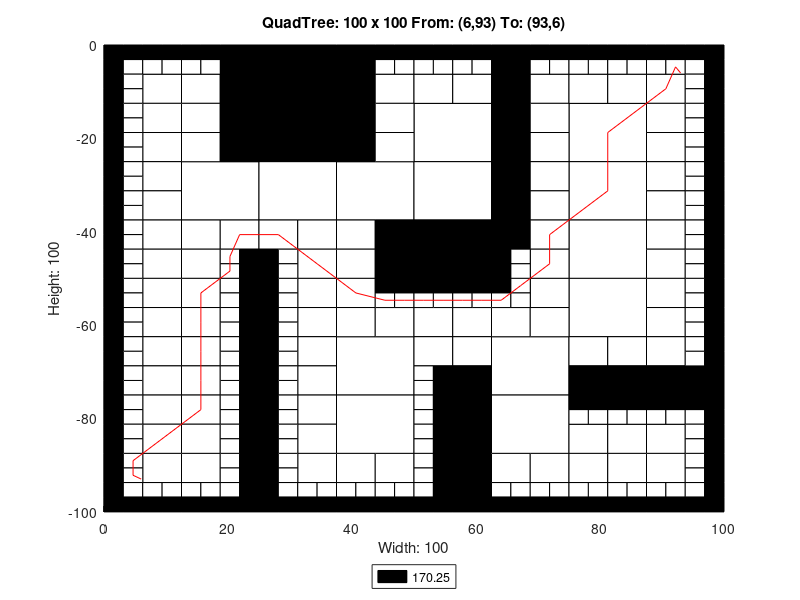

Write MATLAB code to recreate this figure.
axis([0 100 -100 0]);
title('QuadTree: 100 x 100 From: (6,93) To: (93,6)');
xlabel('Width: 100');
ylabel('Height: 100');
rectangle('Position',[25 -12.5 12.5 12.5], 'FaceColor',[0 0 0]);
rectangle('Position',[25 -25 12.5 12.5], 'FaceColor',[0 0 0]);
rectangle('Position',[12.5 -37.5 12.5 12.5], 'FaceColor',[1 1 1]);
rectangle('Position',[25 -37.5 12.5 12.5], 'FaceColor',[1 1 1]);
rectangle('Position',[37.5 -37.5 12.5 12.5], 'FaceColor',[1 1 1]);
rectangle('Position',[50 -25 12.5 12.5], 'FaceColor',[1 1 1]);
rectangle('Position',[75 -25 12.5 12.5], 'FaceColor',[1 1 1]);
rectangle('Position',[50 -37.5 12.5 12.5], 'FaceColor',[1 1 1]);
rectangle('Position',[50 -50 12.5 12.5], 'FaceColor',[0 0 0]);
rectangle('Position',[75 -37.5 12.5 12.5], 'FaceColor',[1 1 1]);
rectangle('Position',[75 -50 12.5 12.5], 'FaceColor',[1 1 1]);
rectangle('Position',[37.5 -75 12.5 12.5], 'FaceColor',[1 1 1]);
rectangle('Position',[37.5 -87.5 12.5 12.5], 'FaceColor',[1 1 1]);
rectangle('Position',[62.5 -75 12.5 12.5], 'FaceColor',[1 1 1]);
rectangle('Position',[75 -62.5 12.5 12.5], 'FaceColor',[1 1 1]);
rectangle('Position',[62.5 -87.5 12.5 12.5], 'FaceColor',[1 1 1]);
rectangle('Position',[6.25 -12.5 6.25 6.25], 'FaceColor',[1 1 1]);
rectangle('Position',[18.75 -6.25 6.25 6.25], 'FaceColor',[0 0 0]);
rectangle('Position',[12.5 -12.5 6.25 6.25], 'FaceColor',[1 1 1]);
rectangle('Position',[18.75 -12.5 6.25 6.25], 'FaceColor',[0 0 0]);
rectangle('Position',[6.25 -18.75 6.25 6.25], 'FaceColor',[1 1 1]);
rectangle('Position',[6.25 -25 6.25 6.25], 'FaceColor',[1 1 1]);
rectangle('Position',[12.5 -18.75 6.25 6.25], 'FaceColor',[1 1 1]);
rectangle('Position',[18.75 -18.75 6.25 6.25], 'FaceColor',[0 0 0]);
rectangle('Position',[12.5 -25 6.25 6.25], 'FaceColor',[1 1 1]);
rectangle('Position',[18.75 -25 6.25 6.25], 'FaceColor',[0 0 0]);
rectangle('Position',[37.5 -6.25 6.25 6.25], 'FaceColor',[0 0 0]);
rectangle('Position',[37.5 -12.5 6.25 6.25], 'FaceColor',[0 0 0]);
rectangle('Position',[43.75 -12.5 6.25 6.25], 'FaceColor',[1 1 1]);
rectangle('Position',[37.5 -18.75 6.25 6.25], 'FaceColor',[0 0 0]);
rectangle('Position',[43.75 -18.75 6.25 6.25], 'FaceColor',[1 1 1]);
rectangle('Position',[37.5 -25 6.25 6.25], 'FaceColor',[0 0 0]);
rectangle('Position',[43.75 -25 6.25 6.25], 'FaceColor',[1 1 1]);
rectangle('Position',[6.25 -31.25 6.25 6.25], 'FaceColor',[1 1 1]);
rectangle('Position',[6.25 -37.5 6.25 6.25], 'FaceColor',[1 1 1]);
rectangle('Position',[6.25 -43.75 6.25 6.25], 'FaceColor',[1 1 1]);
rectangle('Position',[6.25 -50 6.25 6.25], 'FaceColor',[1 1 1]);
rectangle('Position',[12.5 -43.75 6.25 6.25], 'FaceColor',[1 1 1]);
rectangle('Position',[18.75 -43.75 6.25 6.25], 'FaceColor',[1 1 1]);
rectangle('Position',[12.5 -50 6.25 6.25], 'FaceColor',[1 1 1]);
rectangle('Position',[25 -43.75 6.25 6.25], 'FaceColor',[1 1 1]);
rectangle('Position',[31.25 -43.75 6.25 6.25], 'FaceColor',[1 1 1]);
rectangle('Position',[31.25 -50 6.25 6.25], 'FaceColor',[1 1 1]);
rectangle('Position',[37.5 -43.75 6.25 6.25], 'FaceColor',[1 1 1]);
rectangle('Position',[43.75 -43.75 6.25 6.25], 'FaceColor',[0 0 0]);
rectangle('Position',[37.5 -50 6.25 6.25], 'FaceColor',[1 1 1]);
rectangle('Position',[43.75 -50 6.25 6.25], 'FaceColor',[0 0 0]);
rectangle('Position',[50 -12.5 6.25 6.25], 'FaceColor',[1 1 1]);
rectangle('Position',[56.25 -12.5 6.25 6.25], 'FaceColor',[1 1 1]);
rectangle('Position',[62.5 -6.25 6.25 6.25], 'FaceColor',[0 0 0]);
rectangle('Position',[62.5 -12.5 6.25 6.25], 'FaceColor',[0 0 0]);
rectangle('Position',[68.75 -12.5 6.25 6.25], 'FaceColor',[1 1 1]);
rectangle('Position',[62.5 -18.75 6.25 6.25], 'FaceColor',[0 0 0]);
rectangle('Position',[68.75 -18.75 6.25 6.25], 'FaceColor',[1 1 1]);
rectangle('Position',[62.5 -25 6.25 6.25], 'FaceColor',[0 0 0]);
rectangle('Position',[68.75 -25 6.25 6.25], 'FaceColor',[1 1 1]);
rectangle('Position',[75 -12.5 6.25 6.25], 'FaceColor',[1 1 1]);
rectangle('Position',[81.25 -12.5 6.25 6.25], 'FaceColor',[1 1 1]);
rectangle('Position',[87.5 -12.5 6.25 6.25], 'FaceColor',[1 1 1]);
rectangle('Position',[87.5 -18.75 6.25 6.25], 'FaceColor',[1 1 1]);
rectangle('Position',[87.5 -25 6.25 6.25], 'FaceColor',[1 1 1]);
rectangle('Position',[62.5 -31.25 6.25 6.25], 'FaceColor',[0 0 0]);
rectangle('Position',[68.75 -31.25 6.25 6.25], 'FaceColor',[1 1 1]);
rectangle('Position',[62.5 -37.5 6.25 6.25], 'FaceColor',[0 0 0]);
rectangle('Position',[68.75 -37.5 6.25 6.25], 'FaceColor',[1 1 1]);
rectangle('Position',[62.5 -43.75 6.25 6.25], 'FaceColor',[0 0 0]);
rectangle('Position',[68.75 -43.75 6.25 6.25], 'FaceColor',[1 1 1]);
rectangle('Position',[68.75 -50 6.25 6.25], 'FaceColor',[1 1 1]);
rectangle('Position',[87.5 -31.25 6.25 6.25], 'FaceColor',[1 1 1]);
rectangle('Position',[87.5 -37.5 6.25 6.25], 'FaceColor',[1 1 1]);
rectangle('Position',[87.5 -43.75 6.25 6.25], 'FaceColor',[1 1 1]);
rectangle('Position',[87.5 -50 6.25 6.25], 'FaceColor',[1 1 1]);
rectangle('Position',[6.25 -56.25 6.25 6.25], 'FaceColor',[1 1 1]);
rectangle('Position',[6.25 -62.5 6.25 6.25], 'FaceColor',[1 1 1]);
rectangle('Position',[12.5 -56.25 6.25 6.25], 'FaceColor',[1 1 1]);
rectangle('Position',[12.5 -62.5 6.25 6.25], 'FaceColor',[1 1 1]);
rectangle('Position',[6.25 -68.75 6.25 6.25], 'FaceColor',[1 1 1]);
rectangle('Position',[6.25 -75 6.25 6.25], 'FaceColor',[1 1 1]);
rectangle('Position',[12.5 -68.75 6.25 6.25], 'FaceColor',[1 1 1]);
rectangle('Position',[12.5 -75 6.25 6.25], 'FaceColor',[1 1 1]);
rectangle('Position',[31.25 -56.25 6.25 6.25], 'FaceColor',[1 1 1]);
rectangle('Position',[31.25 -62.5 6.25 6.25], 'FaceColor',[1 1 1]);
rectangle('Position',[37.5 -56.25 6.25 6.25], 'FaceColor',[1 1 1]);
rectangle('Position',[37.5 -62.5 6.25 6.25], 'FaceColor',[1 1 1]);
rectangle('Position',[43.75 -62.5 6.25 6.25], 'FaceColor',[1 1 1]);
rectangle('Position',[31.25 -68.75 6.25 6.25], 'FaceColor',[1 1 1]);
rectangle('Position',[31.25 -75 6.25 6.25], 'FaceColor',[1 1 1]);
rectangle('Position',[6.25 -81.25 6.25 6.25], 'FaceColor',[1 1 1]);
rectangle('Position',[6.25 -87.5 6.25 6.25], 'FaceColor',[1 1 1]);
rectangle('Position',[12.5 -81.25 6.25 6.25], 'FaceColor',[1 1 1]);
rectangle('Position',[12.5 -87.5 6.25 6.25], 'FaceColor',[1 1 1]);
rectangle('Position',[6.25 -93.75 6.25 6.25], 'FaceColor',[1 1 1]);
rectangle('Position',[12.5 -93.75 6.25 6.25], 'FaceColor',[1 1 1]);
rectangle('Position',[31.25 -81.25 6.25 6.25], 'FaceColor',[1 1 1]);
rectangle('Position',[31.25 -87.5 6.25 6.25], 'FaceColor',[1 1 1]);
rectangle('Position',[31.25 -93.75 6.25 6.25], 'FaceColor',[1 1 1]);
rectangle('Position',[37.5 -93.75 6.25 6.25], 'FaceColor',[1 1 1]);
rectangle('Position',[43.75 -93.75 6.25 6.25], 'FaceColor',[1 1 1]);
rectangle('Position',[50 -62.5 6.25 6.25], 'FaceColor',[1 1 1]);
rectangle('Position',[56.25 -62.5 6.25 6.25], 'FaceColor',[1 1 1]);
rectangle('Position',[68.75 -56.25 6.25 6.25], 'FaceColor',[1 1 1]);
rectangle('Position',[62.5 -62.5 6.25 6.25], 'FaceColor',[1 1 1]);
rectangle('Position',[68.75 -62.5 6.25 6.25], 'FaceColor',[1 1 1]);
rectangle('Position',[50 -68.75 6.25 6.25], 'FaceColor',[1 1 1]);
rectangle('Position',[56.25 -68.75 6.25 6.25], 'FaceColor',[1 1 1]);
rectangle('Position',[56.25 -75 6.25 6.25], 'FaceColor',[0 0 0]);
rectangle('Position',[87.5 -56.25 6.25 6.25], 'FaceColor',[1 1 1]);
rectangle('Position',[87.5 -62.5 6.25 6.25], 'FaceColor',[1 1 1]);
rectangle('Position',[75 -68.75 6.25 6.25], 'FaceColor',[1 1 1]);
rectangle('Position',[81.25 -68.75 6.25 6.25], 'FaceColor',[1 1 1]);
rectangle('Position',[75 -75 6.25 6.25], 'FaceColor',[0 0 0]);
rectangle('Position',[81.25 -75 6.25 6.25], 'FaceColor',[0 0 0]);
rectangle('Position',[87.5 -68.75 6.25 6.25], 'FaceColor',[1 1 1]);
rectangle('Position',[87.5 -75 6.25 6.25], 'FaceColor',[0 0 0]);
rectangle('Position',[93.75 -75 6.25 6.25], 'FaceColor',[0 0 0]);
rectangle('Position',[56.25 -81.25 6.25 6.25], 'FaceColor',[0 0 0]);
rectangle('Position',[56.25 -87.5 6.25 6.25], 'FaceColor',[0 0 0]);
rectangle('Position',[56.25 -93.75 6.25 6.25], 'FaceColor',[0 0 0]);
rectangle('Position',[56.25 -100 6.25 6.25], 'FaceColor',[0 0 0]);
rectangle('Position',[62.5 -93.75 6.25 6.25], 'FaceColor',[1 1 1]);
rectangle('Position',[68.75 -93.75 6.25 6.25], 'FaceColor',[1 1 1]);
rectangle('Position',[75 -87.5 6.25 6.25], 'FaceColor',[1 1 1]);
rectangle('Position',[81.25 -87.5 6.25 6.25], 'FaceColor',[1 1 1]);
rectangle('Position',[87.5 -87.5 6.25 6.25], 'FaceColor',[1 1 1]);
rectangle('Position',[75 -93.75 6.25 6.25], 'FaceColor',[1 1 1]);
rectangle('Position',[81.25 -93.75 6.25 6.25], 'FaceColor',[1 1 1]);
rectangle('Position',[87.5 -93.75 6.25 6.25], 'FaceColor',[1 1 1]);
rectangle('Position',[0 -3.125 3.125 3.125], 'FaceColor',[0 0 0]);
rectangle('Position',[3.125 -3.125 3.125 3.125], 'FaceColor',[0 0 0]);
rectangle('Position',[0 -6.25 3.125 3.125], 'FaceColor',[0 0 0]);
rectangle('Position',[3.125 -6.25 3.125 3.125], 'FaceColor',[1 1 1]);
rectangle('Position',[6.25 -3.125 3.125 3.125], 'FaceColor',[0 0 0]);
rectangle('Position',[9.375 -3.125 3.125 3.125], 'FaceColor',[0 0 0]);
rectangle('Position',[6.25 -6.25 3.125 3.125], 'FaceColor',[1 1 1]);
rectangle('Position',[9.375 -6.25 3.125 3.125], 'FaceColor',[1 1 1]);
rectangle('Position',[0 -9.375 3.125 3.125], 'FaceColor',[0 0 0]);
rectangle('Position',[3.125 -9.375 3.125 3.125], 'FaceColor',[1 1 1]);
rectangle('Position',[0 -12.5 3.125 3.125], 'FaceColor',[0 0 0]);
rectangle('Position',[3.125 -12.5 3.125 3.125], 'FaceColor',[1 1 1]);
rectangle('Position',[12.5 -3.125 3.125 3.125], 'FaceColor',[0 0 0]);
rectangle('Position',[15.625 -3.125 3.125 3.125], 'FaceColor',[0 0 0]);
rectangle('Position',[12.5 -6.25 3.125 3.125], 'FaceColor',[1 1 1]);
rectangle('Position',[15.625 -6.25 3.125 3.125], 'FaceColor',[1 1 1]);
rectangle('Position',[0 -15.625 3.125 3.125], 'FaceColor',[0 0 0]);
rectangle('Position',[3.125 -15.625 3.125 3.125], 'FaceColor',[1 1 1]);
rectangle('Position',[0 -18.75 3.125 3.125], 'FaceColor',[0 0 0]);
rectangle('Position',[3.125 -18.75 3.125 3.125], 'FaceColor',[1 1 1]);
rectangle('Position',[0 -21.875 3.125 3.125], 'FaceColor',[0 0 0]);
rectangle('Position',[3.125 -21.875 3.125 3.125], 'FaceColor',[1 1 1]);
rectangle('Position',[0 -25 3.125 3.125], 'FaceColor',[0 0 0]);
rectangle('Position',[3.125 -25 3.125 3.125], 'FaceColor',[1 1 1]);
rectangle('Position',[43.75 -3.125 3.125 3.125], 'FaceColor',[0 0 0]);
rectangle('Position',[46.875 -3.125 3.125 3.125], 'FaceColor',[0 0 0]);
rectangle('Position',[43.75 -6.25 3.125 3.125], 'FaceColor',[1 1 1]);
rectangle('Position',[46.875 -6.25 3.125 3.125], 'FaceColor',[1 1 1]);
rectangle('Position',[0 -28.125 3.125 3.125], 'FaceColor',[0 0 0]);
rectangle('Position',[3.125 -28.125 3.125 3.125], 'FaceColor',[1 1 1]);
rectangle('Position',[0 -31.25 3.125 3.125], 'FaceColor',[0 0 0]);
rectangle('Position',[3.125 -31.25 3.125 3.125], 'FaceColor',[1 1 1]);
rectangle('Position',[0 -34.375 3.125 3.125], 'FaceColor',[0 0 0]);
rectangle('Position',[3.125 -34.375 3.125 3.125], 'FaceColor',[1 1 1]);
rectangle('Position',[0 -37.5 3.125 3.125], 'FaceColor',[0 0 0]);
rectangle('Position',[3.125 -37.5 3.125 3.125], 'FaceColor',[1 1 1]);
rectangle('Position',[0 -40.625 3.125 3.125], 'FaceColor',[0 0 0]);
rectangle('Position',[3.125 -40.625 3.125 3.125], 'FaceColor',[1 1 1]);
rectangle('Position',[0 -43.75 3.125 3.125], 'FaceColor',[0 0 0]);
rectangle('Position',[3.125 -43.75 3.125 3.125], 'FaceColor',[1 1 1]);
rectangle('Position',[0 -46.875 3.125 3.125], 'FaceColor',[0 0 0]);
rectangle('Position',[3.125 -46.875 3.125 3.125], 'FaceColor',[1 1 1]);
rectangle('Position',[0 -50 3.125 3.125], 'FaceColor',[0 0 0]);
rectangle('Position',[3.125 -50 3.125 3.125], 'FaceColor',[1 1 1]);
rectangle('Position',[18.75 -46.875 3.125 3.125], 'FaceColor',[1 1 1]);
rectangle('Position',[21.875 -46.875 3.125 3.125], 'FaceColor',[0 0 0]);
rectangle('Position',[18.75 -50 3.125 3.125], 'FaceColor',[1 1 1]);
rectangle('Position',[21.875 -50 3.125 3.125], 'FaceColor',[0 0 0]);
rectangle('Position',[25 -46.875 3.125 3.125], 'FaceColor',[0 0 0]);
rectangle('Position',[28.125 -46.875 3.125 3.125], 'FaceColor',[1 1 1]);
rectangle('Position',[25 -50 3.125 3.125], 'FaceColor',[0 0 0]);
rectangle('Position',[28.125 -50 3.125 3.125], 'FaceColor',[1 1 1]);
rectangle('Position',[50 -3.125 3.125 3.125], 'FaceColor',[0 0 0]);
rectangle('Position',[53.125 -3.125 3.125 3.125], 'FaceColor',[0 0 0]);
rectangle('Position',[50 -6.25 3.125 3.125], 'FaceColor',[1 1 1]);
rectangle('Position',[53.125 -6.25 3.125 3.125], 'FaceColor',[1 1 1]);
rectangle('Position',[56.25 -3.125 3.125 3.125], 'FaceColor',[0 0 0]);
rectangle('Position',[59.375 -3.125 3.125 3.125], 'FaceColor',[0 0 0]);
rectangle('Position',[56.25 -6.25 3.125 3.125], 'FaceColor',[1 1 1]);
rectangle('Position',[59.375 -6.25 3.125 3.125], 'FaceColor',[1 1 1]);
rectangle('Position',[68.75 -3.125 3.125 3.125], 'FaceColor',[0 0 0]);
rectangle('Position',[71.875 -3.125 3.125 3.125], 'FaceColor',[0 0 0]);
rectangle('Position',[68.75 -6.25 3.125 3.125], 'FaceColor',[1 1 1]);
rectangle('Position',[71.875 -6.25 3.125 3.125], 'FaceColor',[1 1 1]);
rectangle('Position',[75 -3.125 3.125 3.125], 'FaceColor',[0 0 0]);
rectangle('Position',[78.125 -3.125 3.125 3.125], 'FaceColor',[0 0 0]);
rectangle('Position',[75 -6.25 3.125 3.125], 'FaceColor',[1 1 1]);
rectangle('Position',[78.125 -6.25 3.125 3.125], 'FaceColor',[1 1 1]);
rectangle('Position',[81.25 -3.125 3.125 3.125], 'FaceColor',[0 0 0]);
rectangle('Position',[84.375 -3.125 3.125 3.125], 'FaceColor',[0 0 0]);
rectangle('Position',[81.25 -6.25 3.125 3.125], 'FaceColor',[1 1 1]);
rectangle('Position',[84.375 -6.25 3.125 3.125], 'FaceColor',[1 1 1]);
rectangle('Position',[87.5 -3.125 3.125 3.125], 'FaceColor',[0 0 0]);
rectangle('Position',[90.625 -3.125 3.125 3.125], 'FaceColor',[0 0 0]);
rectangle('Position',[87.5 -6.25 3.125 3.125], 'FaceColor',[1 1 1]);
rectangle('Position',[90.625 -6.25 3.125 3.125], 'FaceColor',[1 1 1]);
rectangle('Position',[93.75 -3.125 3.125 3.125], 'FaceColor',[0 0 0]);
rectangle('Position',[96.875 -3.125 3.125 3.125], 'FaceColor',[0 0 0]);
rectangle('Position',[93.75 -6.25 3.125 3.125], 'FaceColor',[1 1 1]);
rectangle('Position',[96.875 -6.25 3.125 3.125], 'FaceColor',[0 0 0]);
rectangle('Position',[93.75 -9.375 3.125 3.125], 'FaceColor',[1 1 1]);
rectangle('Position',[96.875 -9.375 3.125 3.125], 'FaceColor',[0 0 0]);
rectangle('Position',[93.75 -12.5 3.125 3.125], 'FaceColor',[1 1 1]);
rectangle('Position',[96.875 -12.5 3.125 3.125], 'FaceColor',[0 0 0]);
rectangle('Position',[93.75 -15.625 3.125 3.125], 'FaceColor',[1 1 1]);
rectangle('Position',[96.875 -15.625 3.125 3.125], 'FaceColor',[0 0 0]);
rectangle('Position',[93.75 -18.75 3.125 3.125], 'FaceColor',[1 1 1]);
rectangle('Position',[96.875 -18.75 3.125 3.125], 'FaceColor',[0 0 0]);
rectangle('Position',[93.75 -21.875 3.125 3.125], 'FaceColor',[1 1 1]);
rectangle('Position',[96.875 -21.875 3.125 3.125], 'FaceColor',[0 0 0]);
rectangle('Position',[93.75 -25 3.125 3.125], 'FaceColor',[1 1 1]);
rectangle('Position',[96.875 -25 3.125 3.125], 'FaceColor',[0 0 0]);
rectangle('Position',[62.5 -46.875 3.125 3.125], 'FaceColor',[0 0 0]);
rectangle('Position',[65.625 -46.875 3.125 3.125], 'FaceColor',[1 1 1]);
rectangle('Position',[62.5 -50 3.125 3.125], 'FaceColor',[0 0 0]);
rectangle('Position',[65.625 -50 3.125 3.125], 'FaceColor',[1 1 1]);
rectangle('Position',[93.75 -28.125 3.125 3.125], 'FaceColor',[1 1 1]);
rectangle('Position',[96.875 -28.125 3.125 3.125], 'FaceColor',[0 0 0]);
rectangle('Position',[93.75 -31.25 3.125 3.125], 'FaceColor',[1 1 1]);
rectangle('Position',[96.875 -31.25 3.125 3.125], 'FaceColor',[0 0 0]);
rectangle('Position',[93.75 -34.375 3.125 3.125], 'FaceColor',[1 1 1]);
rectangle('Position',[96.875 -34.375 3.125 3.125], 'FaceColor',[0 0 0]);
rectangle('Position',[93.75 -37.5 3.125 3.125], 'FaceColor',[1 1 1]);
rectangle('Position',[96.875 -37.5 3.125 3.125], 'FaceColor',[0 0 0]);
rectangle('Position',[93.75 -40.625 3.125 3.125], 'FaceColor',[1 1 1]);
rectangle('Position',[96.875 -40.625 3.125 3.125], 'FaceColor',[0 0 0]);
rectangle('Position',[93.75 -43.75 3.125 3.125], 'FaceColor',[1 1 1]);
rectangle('Position',[96.875 -43.75 3.125 3.125], 'FaceColor',[0 0 0]);
rectangle('Position',[93.75 -46.875 3.125 3.125], 'FaceColor',[1 1 1]);
rectangle('Position',[96.875 -46.875 3.125 3.125], 'FaceColor',[0 0 0]);
rectangle('Position',[93.75 -50 3.125 3.125], 'FaceColor',[1 1 1]);
rectangle('Position',[96.875 -50 3.125 3.125], 'FaceColor',[0 0 0]);
rectangle('Position',[0 -53.125 3.125 3.125], 'FaceColor',[0 0 0]);
rectangle('Position',[3.125 -53.125 3.125 3.125], 'FaceColor',[1 1 1]);
rectangle('Position',[0 -56.25 3.125 3.125], 'FaceColor',[0 0 0]);
rectangle('Position',[3.125 -56.25 3.125 3.125], 'FaceColor',[1 1 1]);
rectangle('Position',[0 -59.375 3.125 3.125], 'FaceColor',[0 0 0]);
rectangle('Position',[3.125 -59.375 3.125 3.125], 'FaceColor',[1 1 1]);
rectangle('Position',[0 -62.5 3.125 3.125], 'FaceColor',[0 0 0]);
rectangle('Position',[3.125 -62.5 3.125 3.125], 'FaceColor',[1 1 1]);
rectangle('Position',[18.75 -53.125 3.125 3.125], 'FaceColor',[1 1 1]);
rectangle('Position',[21.875 -53.125 3.125 3.125], 'FaceColor',[0 0 0]);
rectangle('Position',[18.75 -56.25 3.125 3.125], 'FaceColor',[1 1 1]);
rectangle('Position',[21.875 -56.25 3.125 3.125], 'FaceColor',[0 0 0]);
rectangle('Position',[18.75 -59.375 3.125 3.125], 'FaceColor',[1 1 1]);
rectangle('Position',[21.875 -59.375 3.125 3.125], 'FaceColor',[0 0 0]);
rectangle('Position',[18.75 -62.5 3.125 3.125], 'FaceColor',[1 1 1]);
rectangle('Position',[21.875 -62.5 3.125 3.125], 'FaceColor',[0 0 0]);
rectangle('Position',[0 -65.625 3.125 3.125], 'FaceColor',[0 0 0]);
rectangle('Position',[3.125 -65.625 3.125 3.125], 'FaceColor',[1 1 1]);
rectangle('Position',[0 -68.75 3.125 3.125], 'FaceColor',[0 0 0]);
rectangle('Position',[3.125 -68.75 3.125 3.125], 'FaceColor',[1 1 1]);
rectangle('Position',[0 -71.875 3.125 3.125], 'FaceColor',[0 0 0]);
rectangle('Position',[3.125 -71.875 3.125 3.125], 'FaceColor',[1 1 1]);
rectangle('Position',[0 -75 3.125 3.125], 'FaceColor',[0 0 0]);
rectangle('Position',[3.125 -75 3.125 3.125], 'FaceColor',[1 1 1]);
rectangle('Position',[18.75 -65.625 3.125 3.125], 'FaceColor',[1 1 1]);
rectangle('Position',[21.875 -65.625 3.125 3.125], 'FaceColor',[0 0 0]);
rectangle('Position',[18.75 -68.75 3.125 3.125], 'FaceColor',[1 1 1]);
rectangle('Position',[21.875 -68.75 3.125 3.125], 'FaceColor',[0 0 0]);
rectangle('Position',[18.75 -71.875 3.125 3.125], 'FaceColor',[1 1 1]);
rectangle('Position',[21.875 -71.875 3.125 3.125], 'FaceColor',[0 0 0]);
rectangle('Position',[18.75 -75 3.125 3.125], 'FaceColor',[1 1 1]);
rectangle('Position',[21.875 -75 3.125 3.125], 'FaceColor',[0 0 0]);
rectangle('Position',[25 -53.125 3.125 3.125], 'FaceColor',[0 0 0]);
rectangle('Position',[28.125 -53.125 3.125 3.125], 'FaceColor',[1 1 1]);
rectangle('Position',[25 -56.25 3.125 3.125], 'FaceColor',[0 0 0]);
rectangle('Position',[28.125 -56.25 3.125 3.125], 'FaceColor',[1 1 1]);
rectangle('Position',[25 -59.375 3.125 3.125], 'FaceColor',[0 0 0]);
rectangle('Position',[28.125 -59.375 3.125 3.125], 'FaceColor',[1 1 1]);
rectangle('Position',[25 -62.5 3.125 3.125], 'FaceColor',[0 0 0]);
rectangle('Position',[28.125 -62.5 3.125 3.125], 'FaceColor',[1 1 1]);
rectangle('Position',[43.75 -53.125 3.125 3.125], 'FaceColor',[0 0 0]);
rectangle('Position',[46.875 -53.125 3.125 3.125], 'FaceColor',[0 0 0]);
rectangle('Position',[43.75 -56.25 3.125 3.125], 'FaceColor',[1 1 1]);
rectangle('Position',[46.875 -56.25 3.125 3.125], 'FaceColor',[1 1 1]);
rectangle('Position',[25 -65.625 3.125 3.125], 'FaceColor',[0 0 0]);
rectangle('Position',[28.125 -65.625 3.125 3.125], 'FaceColor',[1 1 1]);
rectangle('Position',[25 -68.75 3.125 3.125], 'FaceColor',[0 0 0]);
rectangle('Position',[28.125 -68.75 3.125 3.125], 'FaceColor',[1 1 1]);
rectangle('Position',[25 -71.875 3.125 3.125], 'FaceColor',[0 0 0]);
rectangle('Position',[28.125 -71.875 3.125 3.125], 'FaceColor',[1 1 1]);
rectangle('Position',[25 -75 3.125 3.125], 'FaceColor',[0 0 0]);
rectangle('Position',[28.125 -75 3.125 3.125], 'FaceColor',[1 1 1]);
rectangle('Position',[0 -78.125 3.125 3.125], 'FaceColor',[0 0 0]);
rectangle('Position',[3.125 -78.125 3.125 3.125], 'FaceColor',[1 1 1]);
rectangle('Position',[0 -81.25 3.125 3.125], 'FaceColor',[0 0 0]);
rectangle('Position',[3.125 -81.25 3.125 3.125], 'FaceColor',[1 1 1]);
rectangle('Position',[0 -84.375 3.125 3.125], 'FaceColor',[0 0 0]);
rectangle('Position',[3.125 -84.375 3.125 3.125], 'FaceColor',[1 1 1]);
rectangle('Position',[0 -87.5 3.125 3.125], 'FaceColor',[0 0 0]);
rectangle('Position',[3.125 -87.5 3.125 3.125], 'FaceColor',[1 1 1]);
rectangle('Position',[18.75 -78.125 3.125 3.125], 'FaceColor',[1 1 1]);
rectangle('Position',[21.875 -78.125 3.125 3.125], 'FaceColor',[0 0 0]);
rectangle('Position',[18.75 -81.25 3.125 3.125], 'FaceColor',[1 1 1]);
rectangle('Position',[21.875 -81.25 3.125 3.125], 'FaceColor',[0 0 0]);
rectangle('Position',[18.75 -84.375 3.125 3.125], 'FaceColor',[1 1 1]);
rectangle('Position',[21.875 -84.375 3.125 3.125], 'FaceColor',[0 0 0]);
rectangle('Position',[18.75 -87.5 3.125 3.125], 'FaceColor',[1 1 1]);
rectangle('Position',[21.875 -87.5 3.125 3.125], 'FaceColor',[0 0 0]);
rectangle('Position',[0 -90.625 3.125 3.125], 'FaceColor',[0 0 0]);
rectangle('Position',[3.125 -90.625 3.125 3.125], 'FaceColor',[1 1 1]);
rectangle('Position',[0 -93.75 3.125 3.125], 'FaceColor',[0 0 0]);
rectangle('Position',[3.125 -93.75 3.125 3.125], 'FaceColor',[1 1 1]);
rectangle('Position',[0 -96.875 3.125 3.125], 'FaceColor',[0 0 0]);
rectangle('Position',[3.125 -96.875 3.125 3.125], 'FaceColor',[1 1 1]);
rectangle('Position',[0 -100 3.125 3.125], 'FaceColor',[0 0 0]);
rectangle('Position',[3.125 -100 3.125 3.125], 'FaceColor',[0 0 0]);
rectangle('Position',[6.25 -96.875 3.125 3.125], 'FaceColor',[1 1 1]);
rectangle('Position',[9.375 -96.875 3.125 3.125], 'FaceColor',[1 1 1]);
rectangle('Position',[6.25 -100 3.125 3.125], 'FaceColor',[0 0 0]);
rectangle('Position',[9.375 -100 3.125 3.125], 'FaceColor',[0 0 0]);
rectangle('Position',[18.75 -90.625 3.125 3.125], 'FaceColor',[1 1 1]);
rectangle('Position',[21.875 -90.625 3.125 3.125], 'FaceColor',[0 0 0]);
rectangle('Position',[18.75 -93.75 3.125 3.125], 'FaceColor',[1 1 1]);
rectangle('Position',[21.875 -93.75 3.125 3.125], 'FaceColor',[0 0 0]);
rectangle('Position',[12.5 -96.875 3.125 3.125], 'FaceColor',[1 1 1]);
rectangle('Position',[15.625 -96.875 3.125 3.125], 'FaceColor',[1 1 1]);
rectangle('Position',[12.5 -100 3.125 3.125], 'FaceColor',[0 0 0]);
rectangle('Position',[15.625 -100 3.125 3.125], 'FaceColor',[0 0 0]);
rectangle('Position',[18.75 -96.875 3.125 3.125], 'FaceColor',[1 1 1]);
rectangle('Position',[21.875 -96.875 3.125 3.125], 'FaceColor',[0 0 0]);
rectangle('Position',[18.75 -100 3.125 3.125], 'FaceColor',[0 0 0]);
rectangle('Position',[21.875 -100 3.125 3.125], 'FaceColor',[0 0 0]);
rectangle('Position',[25 -78.125 3.125 3.125], 'FaceColor',[0 0 0]);
rectangle('Position',[28.125 -78.125 3.125 3.125], 'FaceColor',[1 1 1]);
rectangle('Position',[25 -81.25 3.125 3.125], 'FaceColor',[0 0 0]);
rectangle('Position',[28.125 -81.25 3.125 3.125], 'FaceColor',[1 1 1]);
rectangle('Position',[25 -84.375 3.125 3.125], 'FaceColor',[0 0 0]);
rectangle('Position',[28.125 -84.375 3.125 3.125], 'FaceColor',[1 1 1]);
rectangle('Position',[25 -87.5 3.125 3.125], 'FaceColor',[0 0 0]);
rectangle('Position',[28.125 -87.5 3.125 3.125], 'FaceColor',[1 1 1]);
rectangle('Position',[25 -90.625 3.125 3.125], 'FaceColor',[0 0 0]);
rectangle('Position',[28.125 -90.625 3.125 3.125], 'FaceColor',[1 1 1]);
rectangle('Position',[25 -93.75 3.125 3.125], 'FaceColor',[0 0 0]);
rectangle('Position',[28.125 -93.75 3.125 3.125], 'FaceColor',[1 1 1]);
rectangle('Position',[25 -96.875 3.125 3.125], 'FaceColor',[0 0 0]);
rectangle('Position',[28.125 -96.875 3.125 3.125], 'FaceColor',[1 1 1]);
rectangle('Position',[25 -100 3.125 3.125], 'FaceColor',[0 0 0]);
rectangle('Position',[28.125 -100 3.125 3.125], 'FaceColor',[0 0 0]);
rectangle('Position',[31.25 -96.875 3.125 3.125], 'FaceColor',[1 1 1]);
rectangle('Position',[34.375 -96.875 3.125 3.125], 'FaceColor',[1 1 1]);
rectangle('Position',[31.25 -100 3.125 3.125], 'FaceColor',[0 0 0]);
rectangle('Position',[34.375 -100 3.125 3.125], 'FaceColor',[0 0 0]);
rectangle('Position',[37.5 -96.875 3.125 3.125], 'FaceColor',[1 1 1]);
rectangle('Position',[40.625 -96.875 3.125 3.125], 'FaceColor',[1 1 1]);
rectangle('Position',[37.5 -100 3.125 3.125], 'FaceColor',[0 0 0]);
rectangle('Position',[40.625 -100 3.125 3.125], 'FaceColor',[0 0 0]);
rectangle('Position',[43.75 -96.875 3.125 3.125], 'FaceColor',[1 1 1]);
rectangle('Position',[46.875 -96.875 3.125 3.125], 'FaceColor',[1 1 1]);
rectangle('Position',[43.75 -100 3.125 3.125], 'FaceColor',[0 0 0]);
rectangle('Position',[46.875 -100 3.125 3.125], 'FaceColor',[0 0 0]);
rectangle('Position',[50 -53.125 3.125 3.125], 'FaceColor',[0 0 0]);
rectangle('Position',[53.125 -53.125 3.125 3.125], 'FaceColor',[0 0 0]);
rectangle('Position',[50 -56.25 3.125 3.125], 'FaceColor',[1 1 1]);
rectangle('Position',[53.125 -56.25 3.125 3.125], 'FaceColor',[1 1 1]);
rectangle('Position',[56.25 -53.125 3.125 3.125], 'FaceColor',[0 0 0]);
rectangle('Position',[59.375 -53.125 3.125 3.125], 'FaceColor',[0 0 0]);
rectangle('Position',[56.25 -56.25 3.125 3.125], 'FaceColor',[1 1 1]);
rectangle('Position',[59.375 -56.25 3.125 3.125], 'FaceColor',[1 1 1]);
rectangle('Position',[62.5 -53.125 3.125 3.125], 'FaceColor',[0 0 0]);
rectangle('Position',[65.625 -53.125 3.125 3.125], 'FaceColor',[1 1 1]);
rectangle('Position',[62.5 -56.25 3.125 3.125], 'FaceColor',[1 1 1]);
rectangle('Position',[65.625 -56.25 3.125 3.125], 'FaceColor',[1 1 1]);
rectangle('Position',[50 -71.875 3.125 3.125], 'FaceColor',[1 1 1]);
rectangle('Position',[53.125 -71.875 3.125 3.125], 'FaceColor',[0 0 0]);
rectangle('Position',[50 -75 3.125 3.125], 'FaceColor',[1 1 1]);
rectangle('Position',[53.125 -75 3.125 3.125], 'FaceColor',[0 0 0]);
rectangle('Position',[93.75 -53.125 3.125 3.125], 'FaceColor',[1 1 1]);
rectangle('Position',[96.875 -53.125 3.125 3.125], 'FaceColor',[0 0 0]);
rectangle('Position',[93.75 -56.25 3.125 3.125], 'FaceColor',[1 1 1]);
rectangle('Position',[96.875 -56.25 3.125 3.125], 'FaceColor',[0 0 0]);
rectangle('Position',[93.75 -59.375 3.125 3.125], 'FaceColor',[1 1 1]);
rectangle('Position',[96.875 -59.375 3.125 3.125], 'FaceColor',[0 0 0]);
rectangle('Position',[93.75 -62.5 3.125 3.125], 'FaceColor',[1 1 1]);
rectangle('Position',[96.875 -62.5 3.125 3.125], 'FaceColor',[0 0 0]);
rectangle('Position',[93.75 -65.625 3.125 3.125], 'FaceColor',[1 1 1]);
rectangle('Position',[96.875 -65.625 3.125 3.125], 'FaceColor',[0 0 0]);
rectangle('Position',[93.75 -68.75 3.125 3.125], 'FaceColor',[1 1 1]);
rectangle('Position',[96.875 -68.75 3.125 3.125], 'FaceColor',[0 0 0]);
rectangle('Position',[50 -78.125 3.125 3.125], 'FaceColor',[1 1 1]);
rectangle('Position',[53.125 -78.125 3.125 3.125], 'FaceColor',[0 0 0]);
rectangle('Position',[50 -81.25 3.125 3.125], 'FaceColor',[1 1 1]);
rectangle('Position',[53.125 -81.25 3.125 3.125], 'FaceColor',[0 0 0]);
rectangle('Position',[50 -84.375 3.125 3.125], 'FaceColor',[1 1 1]);
rectangle('Position',[53.125 -84.375 3.125 3.125], 'FaceColor',[0 0 0]);
rectangle('Position',[50 -87.5 3.125 3.125], 'FaceColor',[1 1 1]);
rectangle('Position',[53.125 -87.5 3.125 3.125], 'FaceColor',[0 0 0]);
rectangle('Position',[50 -90.625 3.125 3.125], 'FaceColor',[1 1 1]);
rectangle('Position',[53.125 -90.625 3.125 3.125], 'FaceColor',[0 0 0]);
rectangle('Position',[50 -93.75 3.125 3.125], 'FaceColor',[1 1 1]);
rectangle('Position',[53.125 -93.75 3.125 3.125], 'FaceColor',[0 0 0]);
rectangle('Position',[50 -96.875 3.125 3.125], 'FaceColor',[1 1 1]);
rectangle('Position',[53.125 -96.875 3.125 3.125], 'FaceColor',[0 0 0]);
rectangle('Position',[50 -100 3.125 3.125], 'FaceColor',[0 0 0]);
rectangle('Position',[53.125 -100 3.125 3.125], 'FaceColor',[0 0 0]);
rectangle('Position',[62.5 -96.875 3.125 3.125], 'FaceColor',[1 1 1]);
rectangle('Position',[65.625 -96.875 3.125 3.125], 'FaceColor',[1 1 1]);
rectangle('Position',[62.5 -100 3.125 3.125], 'FaceColor',[0 0 0]);
rectangle('Position',[65.625 -100 3.125 3.125], 'FaceColor',[0 0 0]);
rectangle('Position',[68.75 -96.875 3.125 3.125], 'FaceColor',[1 1 1]);
rectangle('Position',[71.875 -96.875 3.125 3.125], 'FaceColor',[1 1 1]);
rectangle('Position',[68.75 -100 3.125 3.125], 'FaceColor',[0 0 0]);
rectangle('Position',[71.875 -100 3.125 3.125], 'FaceColor',[0 0 0]);
rectangle('Position',[75 -78.125 3.125 3.125], 'FaceColor',[0 0 0]);
rectangle('Position',[78.125 -78.125 3.125 3.125], 'FaceColor',[0 0 0]);
rectangle('Position',[75 -81.25 3.125 3.125], 'FaceColor',[1 1 1]);
rectangle('Position',[78.125 -81.25 3.125 3.125], 'FaceColor',[1 1 1]);
rectangle('Position',[81.25 -78.125 3.125 3.125], 'FaceColor',[0 0 0]);
rectangle('Position',[84.375 -78.125 3.125 3.125], 'FaceColor',[0 0 0]);
rectangle('Position',[81.25 -81.25 3.125 3.125], 'FaceColor',[1 1 1]);
rectangle('Position',[84.375 -81.25 3.125 3.125], 'FaceColor',[1 1 1]);
rectangle('Position',[87.5 -78.125 3.125 3.125], 'FaceColor',[0 0 0]);
rectangle('Position',[90.625 -78.125 3.125 3.125], 'FaceColor',[0 0 0]);
rectangle('Position',[87.5 -81.25 3.125 3.125], 'FaceColor',[1 1 1]);
rectangle('Position',[90.625 -81.25 3.125 3.125], 'FaceColor',[1 1 1]);
rectangle('Position',[93.75 -78.125 3.125 3.125], 'FaceColor',[0 0 0]);
rectangle('Position',[96.875 -78.125 3.125 3.125], 'FaceColor',[0 0 0]);
rectangle('Position',[93.75 -81.25 3.125 3.125], 'FaceColor',[1 1 1]);
rectangle('Position',[96.875 -81.25 3.125 3.125], 'FaceColor',[0 0 0]);
rectangle('Position',[93.75 -84.375 3.125 3.125], 'FaceColor',[1 1 1]);
rectangle('Position',[96.875 -84.375 3.125 3.125], 'FaceColor',[0 0 0]);
rectangle('Position',[93.75 -87.5 3.125 3.125], 'FaceColor',[1 1 1]);
rectangle('Position',[96.875 -87.5 3.125 3.125], 'FaceColor',[0 0 0]);
rectangle('Position',[75 -96.875 3.125 3.125], 'FaceColor',[1 1 1]);
rectangle('Position',[78.125 -96.875 3.125 3.125], 'FaceColor',[1 1 1]);
rectangle('Position',[75 -100 3.125 3.125], 'FaceColor',[0 0 0]);
rectangle('Position',[78.125 -100 3.125 3.125], 'FaceColor',[0 0 0]);
rectangle('Position',[81.25 -96.875 3.125 3.125], 'FaceColor',[1 1 1]);
rectangle('Position',[84.375 -96.875 3.125 3.125], 'FaceColor',[1 1 1]);
rectangle('Position',[81.25 -100 3.125 3.125], 'FaceColor',[0 0 0]);
rectangle('Position',[84.375 -100 3.125 3.125], 'FaceColor',[0 0 0]);
rectangle('Position',[93.75 -90.625 3.125 3.125], 'FaceColor',[1 1 1]);
rectangle('Position',[96.875 -90.625 3.125 3.125], 'FaceColor',[0 0 0]);
rectangle('Position',[93.75 -93.75 3.125 3.125], 'FaceColor',[1 1 1]);
rectangle('Position',[96.875 -93.75 3.125 3.125], 'FaceColor',[0 0 0]);
rectangle('Position',[87.5 -96.875 3.125 3.125], 'FaceColor',[1 1 1]);
rectangle('Position',[90.625 -96.875 3.125 3.125], 'FaceColor',[1 1 1]);
rectangle('Position',[87.5 -100 3.125 3.125], 'FaceColor',[0 0 0]);
rectangle('Position',[90.625 -100 3.125 3.125], 'FaceColor',[0 0 0]);
rectangle('Position',[93.75 -96.875 3.125 3.125], 'FaceColor',[1 1 1]);
rectangle('Position',[96.875 -96.875 3.125 3.125], 'FaceColor',[0 0 0]);
rectangle('Position',[93.75 -100 3.125 3.125], 'FaceColor',[0 0 0]);
rectangle('Position',[96.875 -100 3.125 3.125], 'FaceColor',[0 0 0]);
X=[93,92.1875,90.625,81.25,81.25,71.875,71.875,67.1875,64.0625,60.9375,57.8125,54.6875,51.5625,48.4375,45.3125,40.625,34.375,28.125,21.875,20.3125,20.3125,15.625,15.625,15.625,15.625,15.625,9.375,4.6875,4.6875,6];
Y=[-6,-4.6875,-9.375,-18.75,-31.25,-40.625,-46.875,-51.5625,-54.6875,-54.6875,-54.6875,-54.6875,-54.6875,-54.6875,-54.6875,-53.125,-46.875,-40.625,-40.625,-45.3125,-48.4375,-53.125,-59.375,-65.625,-71.875,-78.125,-84.375,-89.0625,-92.1875,-93];
hold on;
plot(X,Y,'r');
legend('170.25','Location','southoutside');
